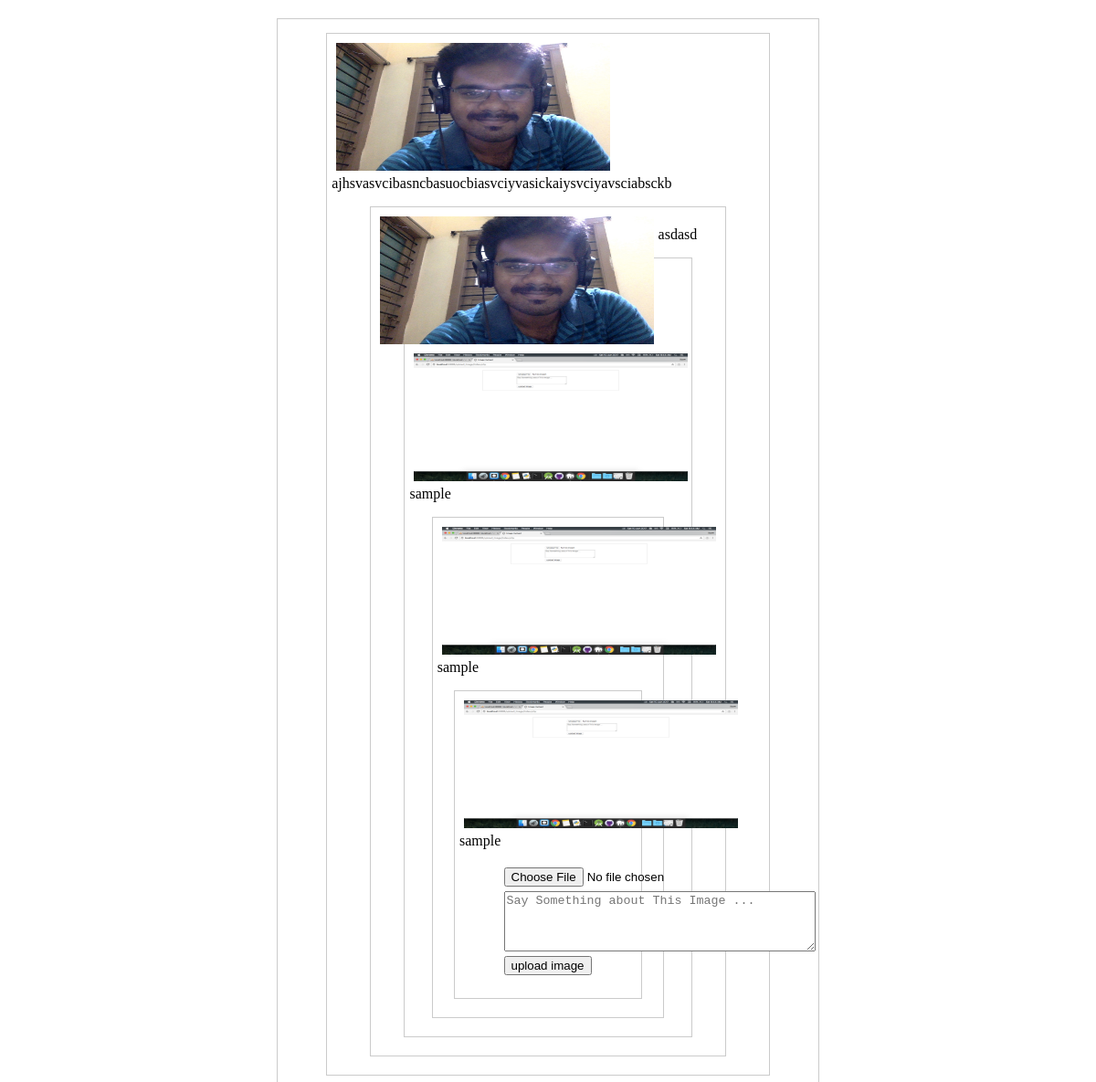
/upload_image/index.php, run on the app's committed database.
### tables this page shows
CREATE TABLE `images` (
  `id` int(11) NOT NULL,
  `image` varchar(200) NOT NULL,
  `text` text NOT NULL
);

### upload_image/index.php (the view, shortened to what this page needs)
<html>
	<head>
		<link rel="stylesheet" type="text/css" href="style.css">
	</head>
	<body>
		<div id="content">
           <?php
                $imageSelect="Select * from images";
            $result=mysqli_query($db,$imageSelect);
            while($row=mysqli_fetch_array($result)){
                echo "<div id='img_div'>";
                    echo "<img src='images/".$row['image']."' >";
                echo "<p>".$row['text'],"</p>";
                echo "<div />";
            }
            ?>
			<form method="post" action="index.php" enctype="multipart/form-data">
				<div>
					<input type="file" name="image" />
				</div>
				<div>
					<textarea name="text" cols="40" rows="4" placeholder="Say Something about This Image ..."></textarea>
				</div>
				<div>
					<input type="submit" name="upload" value="upload image">
				</div>
			</form>
		</div>
	</body>
</html>

### upload_image/style.css (style rules this page uses)
#content { width: 50%; margin: 20px auto; border: 1px solid #cbcbcb }
form { width: 50%; margin: 20px auto; }
form div { margin-top: 5px }
#img_div { width: 80%; padding: 5px; margin: 15px auto; border: 1px solid #cbcbcb }
#img_div:after { content: ""; display: block; clear: both; }
img { float: left; margin: 5px; width: 300px; height: 140px }

### data on the page
images: image (picture), text "ajhsvasvcibasncbasuocbiasvciyvasickaiysvciyavsciabsckb"
images: image (picture), text "asdasd"
images: image (picture), text "sample"
images: image (picture), text "sample"
images: image (picture), text "sample"
